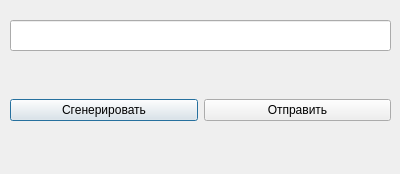
<?xml version="1.0" encoding="UTF-8"?>
<ui version="4.0">
 <class>StringGenerationPopup</class>
 <widget class="QDialog" name="StringGenerationPopup">
  <property name="geometry">
   <rect>
    <x>0</x>
    <y>0</y>
    <width>400</width>
    <height>174</height>
   </rect>
  </property>
  <property name="windowTitle">
   <string>Dialog</string>
  </property>
  <widget class="QLineEdit" name="lineEdit">
   <property name="geometry">
    <rect>
     <x>10</x>
     <y>20</y>
     <width>381</width>
     <height>31</height>
    </rect>
   </property>
  </widget>
  <widget class="QWidget" name="horizontalLayoutWidget">
   <property name="geometry">
    <rect>
     <x>10</x>
     <y>70</y>
     <width>381</width>
     <height>80</height>
    </rect>
   </property>
   <layout class="QHBoxLayout" name="horizontalLayout">
    <item>
     <widget class="QPushButton" name="generateButton">
      <property name="text">
       <string>Сгенерировать</string>
      </property>
     </widget>
    </item>
    <item>
     <widget class="QPushButton" name="sendButton">
      <property name="text">
       <string>Отправить</string>
      </property>
     </widget>
    </item>
   </layout>
  </widget>
 </widget>
 <resources/>
 <connections/>
</ui>
